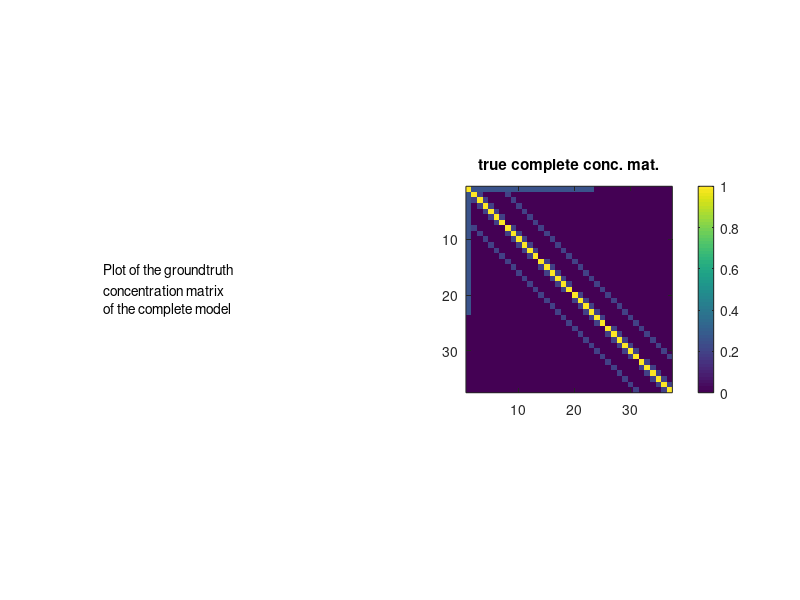
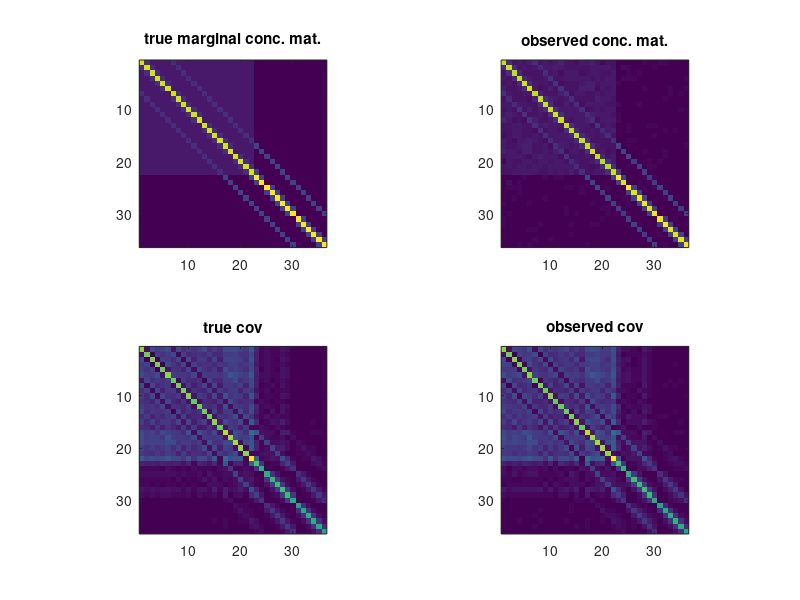

The MATLAB script that drew these images, in order:
% Toy example
% one latent variable 50%, on grid

clear all; clc;

d=6;
pl=1;
po=d^2;
n=200*po;


pt=pl+po;
density=.6;
pb= round(po*density);
grid=eye(d); %grid of correlations
corr=eye(po);
c=.2;
clo=1.2/sqrt(pb);

for i=1:d
    for j=1:d
        idx = (j-1)*d+i;
        if i>1
            corr(idx,idx-1)=c;
            corr(idx-1,idx)=c;
        end
        if i<d
            corr(idx,idx+1)=c;
            corr(idx+1,idx)=c;
        end
        if j>1
            corr(idx,idx-d)=c;
            corr(idx-d,idx)=c;
        end
        if j<d
            corr(idx,idx+d)=c;
            corr(idx+d,idx)=c;
        end
    end
end

% figure(1); clf;
% imagesc(corr);
% pbaspect([1 1 1]);

corr_all= zeros(1+po,1+po);
corr_all(1,1)=1;
corr_all(2:end,2:end)=corr;
corr_all(2:pb+1,1)=ones(pb,1)*clo;
corr_all(1,2:pb+1)=ones(pb,1)'*clo;
figure(1); clf;
imagesc(corr_all);
pbaspect([1 1 1]);

%%
Dfull=corr_all;
Doo=corr;
Dol=corr_all(2:end,1);
Dmargo=Doo-Dol*Dol';


%%
descr = {'Plot of the groundtruth '
    'concentration matrix';
    'of the complete model'};

figure(1);clf;
subplot(1,2,1)
axis off;
text(0,.5,descr)
pbaspect([1 1 1]);
subplot(1,2,2)
imagesc(abs(Dfull));
colorbar;
pbaspect([1 1 1]);
title('true complete conc. mat.');

if eigs(Dfull,1,'sa')<0
    error('The conceptration matrix of the complete model is not PSD \n')
end

%% sampling data
mu=zeros(1,pt); % vector of means
Xfull=mvnrnd(mu, inv(Dfull), n)';
X=Xfull((pl+1):pt,:);
S=cov(X');
% S=inv(Dmargo);

%%
nnz=sum(Doo(:)~=0);
Z1_star=-Doo;
Z2_star=Dol*Dol';
grad=S*(Z1_star+Z2_star)*S+S;
grad=.5*(grad+grad');
grad_op=abs(eigs(grad,1,'lm'));
grad_inf=max(abs(grad(:)));
xsi_Z2=2/pb;
mu_Z1=nnz/(po*po);
gamma_inf=xsi_Z2/(1-4*mu_Z1*xsi_Z2);
gamma_sup=(1-3*mu_Z1*xsi_Z2)/mu_Z1;
c_inf=max(grad_inf/gamma_inf,grad_op);

% grad_SM=.5*(S*(Z1+Z2) +(Z1+Z2)*S)-inputData.Y;
% grad_op_SM=abs(eigs(grad_SM,1,'lm'));
% grad_inf_SM=max(abs(grad_SM(:)));

%% plotting

figure(2);clf;
subplot(2,2,1);
imagesc(abs(Dmargo));
pbaspect([1 1 1]);
title('true marginal conc. mat.');
subplot(2,2,2);
imagesc(abs(inv(S)));
pbaspect([1 1 1]);
title('observed conc. mat.');
subplot(2,2,3);
imagesc(abs(inv(Dmargo)));
pbaspect([1 1 1]);
title('true cov');
subplot(2,2,4);
imagesc(abs(S));
pbaspect([1 1 1]);
title('observed cov');


 

